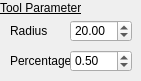
            <widget class="QWidget" name="page_5">
             <widget class="QLabel" name="label_16">
              <property name="geometry">
               <rect>
                <x>0</x>
                <y>0</y>
                <width>81</width>
                <height>16</height>
               </rect>
              </property>
              <property name="font">
               <font>
                <underline>true</underline>
               </font>
              </property>
              <property name="text">
               <string>Tool Parameter:</string>
              </property>
             </widget>
             <widget class="QLabel" name="label_17">
              <property name="geometry">
               <rect>
                <x>10</x>
                <y>20</y>
                <width>46</width>
                <height>21</height>
               </rect>
              </property>
              <property name="text">
               <string>Radius</string>
              </property>
             </widget>
             <widget class="QDoubleSpinBox" name="doubleSpinBox_VegetationToolMultipleRadius">
              <property name="geometry">
               <rect>
                <x>70</x>
                <y>20</y>
                <width>62</width>
                <height>22</height>
               </rect>
              </property>
              <property name="value">
               <double>20.000000000000000</double>
              </property>
             </widget>
             <widget class="QLabel" name="label_18">
              <property name="geometry">
               <rect>
                <x>10</x>
                <y>50</y>
                <width>61</width>
                <height>21</height>
               </rect>
              </property>
              <property name="text">
               <string>Percentage</string>
              </property>
             </widget>
             <widget class="QDoubleSpinBox" name="doubleSpinBox_VegetationToolMultiplePercentage">
              <property name="geometry">
               <rect>
                <x>70</x>
                <y>50</y>
                <width>62</width>
                <height>22</height>
               </rect>
              </property>
              <property name="maximum">
               <double>1.000000000000000</double>
              </property>
              <property name="singleStep">
               <double>0.100000000000000</double>
              </property>
              <property name="value">
               <double>0.500000000000000</double>
              </property>
             </widget>
            </widget>
